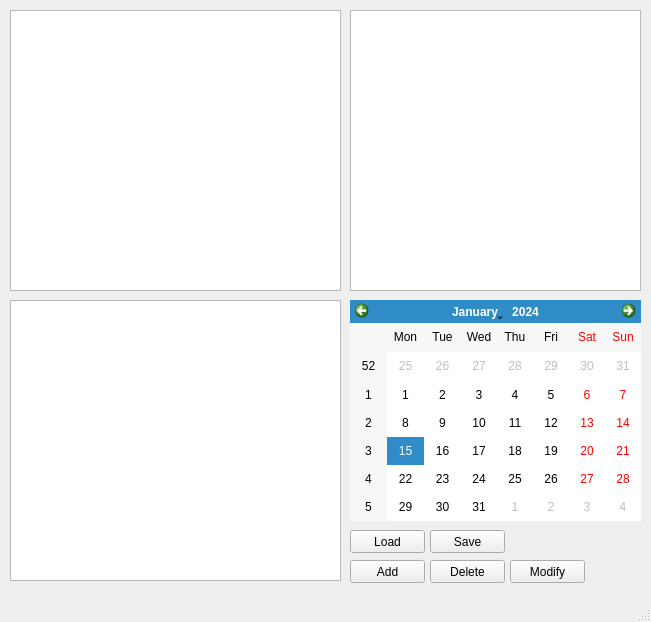
<?xml version="1.0" encoding="UTF-8"?>
<ui version="4.0">
 <class>MainWindow</class>
 <widget class="QMainWindow" name="MainWindow">
  <property name="geometry">
   <rect>
    <x>0</x>
    <y>0</y>
    <width>651</width>
    <height>622</height>
   </rect>
  </property>
  <property name="windowTitle">
   <string>MainWindow</string>
  </property>
  <widget class="QWidget" name="centralwidget">
   <widget class="QCalendarWidget" name="calendar">
    <property name="geometry">
     <rect>
      <x>350</x>
      <y>300</y>
      <width>291</width>
      <height>221</height>
     </rect>
    </property>
   </widget>
   <widget class="QPushButton" name="open_file">
    <property name="geometry">
     <rect>
      <x>350</x>
      <y>530</y>
      <width>75</width>
      <height>23</height>
     </rect>
    </property>
    <property name="text">
     <string>Load</string>
    </property>
   </widget>
   <widget class="QPushButton" name="save_file">
    <property name="geometry">
     <rect>
      <x>430</x>
      <y>530</y>
      <width>75</width>
      <height>23</height>
     </rect>
    </property>
    <property name="text">
     <string>Save</string>
    </property>
   </widget>
   <widget class="QPushButton" name="add_task">
    <property name="geometry">
     <rect>
      <x>350</x>
      <y>560</y>
      <width>75</width>
      <height>23</height>
     </rect>
    </property>
    <property name="text">
     <string>Add</string>
    </property>
   </widget>
   <widget class="QPushButton" name="delete_task">
    <property name="geometry">
     <rect>
      <x>430</x>
      <y>560</y>
      <width>75</width>
      <height>23</height>
     </rect>
    </property>
    <property name="text">
     <string>Delete</string>
    </property>
   </widget>
   <widget class="QPushButton" name="modify_task">
    <property name="geometry">
     <rect>
      <x>510</x>
      <y>560</y>
      <width>75</width>
      <height>23</height>
     </rect>
    </property>
    <property name="text">
     <string>Modify</string>
    </property>
   </widget>
   <widget class="QTableView" name="table_view">
    <property name="geometry">
     <rect>
      <x>10</x>
      <y>300</y>
      <width>331</width>
      <height>281</height>
     </rect>
    </property>
   </widget>
   <widget class="QListView" name="list_view">
    <property name="geometry">
     <rect>
      <x>10</x>
      <y>10</y>
      <width>331</width>
      <height>281</height>
     </rect>
    </property>
   </widget>
   <widget class="QGraphicsView" name="graphics_view">
    <property name="geometry">
     <rect>
      <x>350</x>
      <y>10</y>
      <width>291</width>
      <height>281</height>
     </rect>
    </property>
   </widget>
  </widget>
  <widget class="QMenuBar" name="menubar">
   <property name="geometry">
    <rect>
     <x>0</x>
     <y>0</y>
     <width>651</width>
     <height>22</height>
    </rect>
   </property>
  </widget>
  <widget class="QStatusBar" name="statusbar"/>
  <action name="action">
   <property name="text">
    <string>АЛЕКСАНДР</string>
   </property>
  </action>
  <action name="action_2">
   <property name="text">
    <string>АНДРО</string>
   </property>
  </action>
  <action name="action_3">
   <property name="text">
    <string>СОСИСКЕР</string>
   </property>
  </action>
 </widget>
 <resources/>
 <connections/>
</ui>
